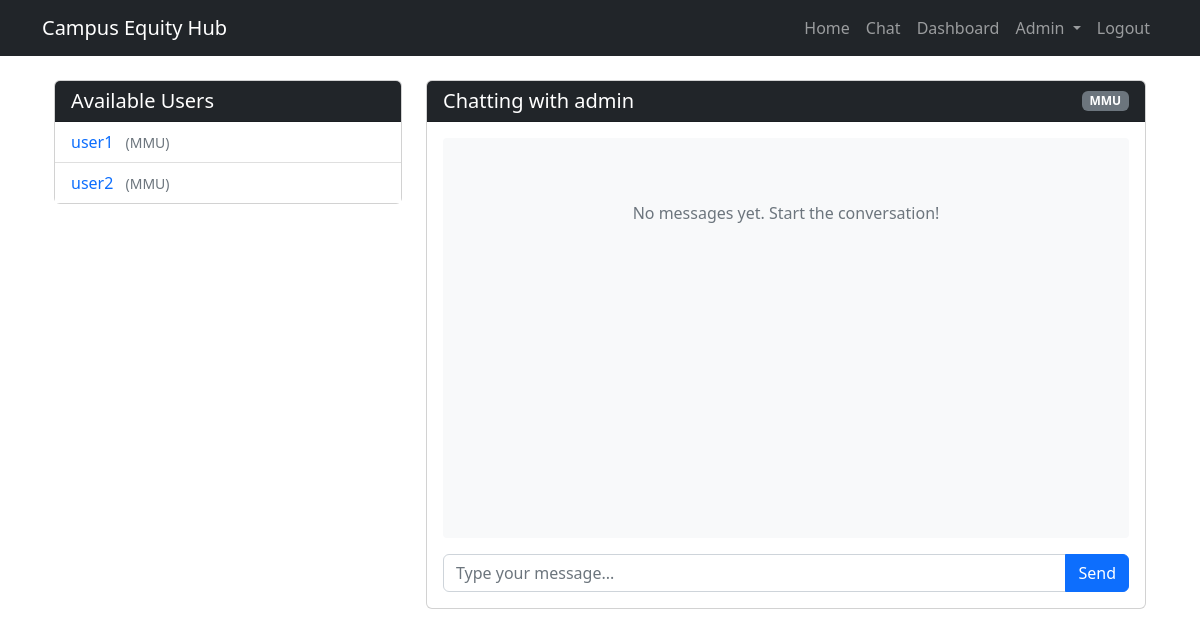
Before: /chat/1 (signed in) with the older database file.
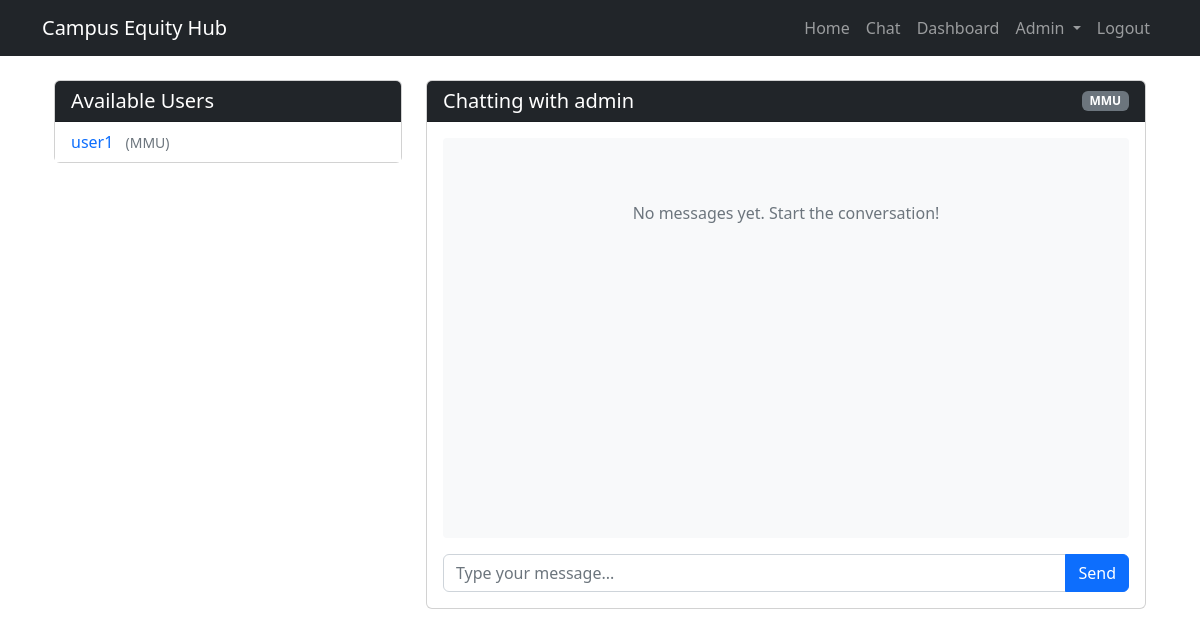
After: the same page with the newer database file.
### app.py (models this page shows, shortened)
class User(db.Model):
    id = db.Column(db.Integer, primary_key=True)
    username = db.Column(db.String(80), unique=True, nullable=False)
    email = db.Column(db.String(120), unique=True, nullable=False)
    password = db.Column(db.String(60), nullable=False)
    token = db.Column(db.Integer, nullable=False)
    is_admin = db.Column(db.Boolean, default=False)
    campus = db.Column(db.String(120), nullable=False)

### app.py (the view, shortened to what this page needs)
@app.route('/chat/<int:user_id>', methods=['GET', 'POST'])
def chat_with_user(user_id):
    if 'user_id' not in session:
        flash('Please log in to access the chat.', 'danger')
        return redirect(url_for('login'))
    current_user_id = session['user_id']
    chat_partner = User.query.get_or_404(user_id)
    unread_messages = Chat.query.filter_by(
        sender_id=user_id,
        receiver_id=current_user_id,
        read=False
    ).all()
    for msg in unread_messages:
        msg.read = True
    db.session.commit()
    messages = Chat.query.filter(
        ((Chat.sender_id == current_user_id) & (Chat.receiver_id == user_id)) |
        ((Chat.sender_id == user_id) & (Chat.receiver_id == current_user_id))
    ).order_by(Chat.timestamp).all()
    users = User.query.filter(User.id != current_user_id).all()
    unread_counts = db.session.query(
        Chat.sender_id,
        db.func.count(Chat.id).label('count')
    ).filter(
        Chat.receiver_id == current_user_id,
        Chat.read == False
    ).group_by(Chat.sender_id).all()
    unread_by_user = {sender_id: count for sender_id, count in unread_counts}
    return render_template(
        'chat_with_user.html',
        chat_partner=chat_partner,
        messages=messages,
        users=users,
        unread_by_user=unread_by_user
    )

### templates/chat_with_user.html (shortened to what this page needs)
{% extends 'layout.html' %}
{% block content %}
<div class="container-fluid">
    <div class="row">
        <div class="col-md-4">
            <div class="card mb-4">
                <div class="card-header bg-dark text-white">
                    <h5 class="mb-0">Available Users</h5>
                </div>
                <div class="card-body p-0">
                    <ul class="list-group list-group-flush">
                        {% for user in users %}
                        <li class="list-group-item d-flex justify-content-between align-items-center {% if user.id == chat_partner.id %}user-active{% endif %}">
                            <a href="{{ url_for('chat_with_user', user_id=user.id) }}" class="text-decoration-none">
                                {{ user.username }}
                                <span class="text-muted small ms-2">({{ user.campus }})</span>
                            </a>
                        </li>
                        {% endfor %}
                    </ul>
                </div>
            </div>
        </div>
        <div class="col-md-8">
            <div class="card">
                <div class="card-header bg-dark text-white d-flex justify-content-between align-items-center">
                    <h5 class="mb-0">Chatting with {{ chat_partner.username }}</h5>
                    <span class="badge bg-secondary">{{ chat_partner.campus }}</span>
                </div>
                <div class="card-body">
                    <div class="chat-container" id="chatContainer">
                        {% if messages %}
                            {% for message in messages %}
                            <div class="message {% if message.sender_id == session.user_id %}message-sent{% else %}message-received{% endif %}" data-message-id="{{ message.id }}">
                                {{ message.message }}
                                <span class="message-time">{{ message.timestamp }}</span>
                            </div>
                            {% endfor %}
                        {% else %}
                            <div class="text-center text-muted py-5">
                                <p>No messages yet. Start the conversation!</p>
                            </div>
                        {% endif %}
                    </div>
                    <form id="messageForm" method="POST" class="mt-3">
                        <div class="input-group">
                            <input type="text" name="message" id="messageInput" class="form-control" placeholder="Type your message..." required autocomplete="off">
                            <button type="submit" class="btn btn-primary">Send</button>
                        </div>
                    </form>
                </div>
            </div>
        </div>
    </div>
</div>
{% endblock %}

Changed rows visible on the page:
removed User: username "user2", campus "MMU"
